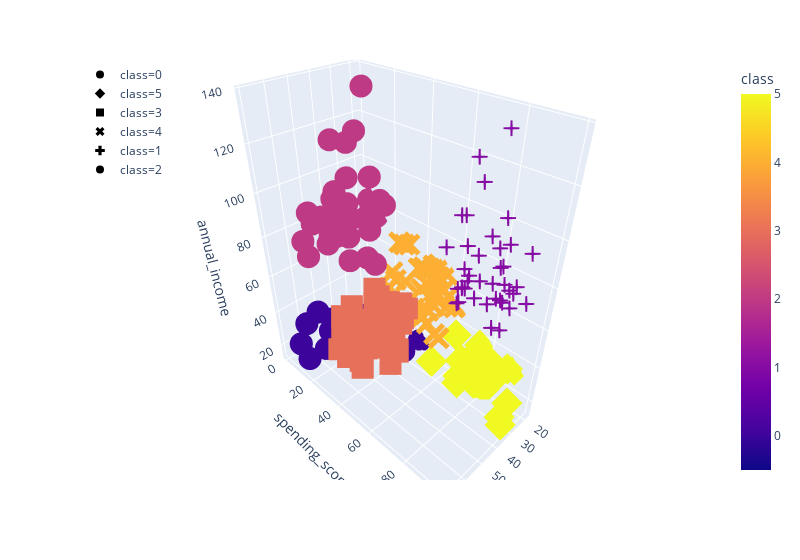

The notebook cell saved with this chart:
### Code cell
# plot a 3d for K = 5
# Plot the 3D-scatter with x="Annual Income", y="Spending Score (1-100)" and z="Age"
fig = px.scatter_3d(
    five_clusters,
    x="age",
    y="spending_score",
    z="annual_income",
    color="class",
    symbol="class",
    width=800,
)
fig.update_layout(legend=dict(x=0, y=1))
fig.show()

### Figure 1 — Plotly figure (JSON) as saved in the notebook; plotly's stock layout.template omitted (floating-point values rounded to 4 significant figures)
{"data": [{"hoverlabel": {"namelength": 0}, "hovertemplate": "class=%{marker.color}<br>age=%{x}<br>spending_score=%{y}<br>annual_income=%{z}", "legendgroup": "class=0", "marker": {"color": [0, 0, 0, 0, 0, 0, 0, 0, 0, 0, 0, 0, 0, 0, 0, 0, 0, 0, 0, 0, 0, 0], "coloraxis": "coloraxis", "symbol": "circle"}, "mode": "markers", "name": "class=0", "scene": "scene", "showlegend": true, "type": "scatter3d", "x": [19, 20, 31, 35, 64, 67, 58, 37, 35, 52, 35, 46, 54, 45, 40, 60, 53, 49, 42, 36, 48, 49], "y": [39, 6, 40, 6, 3, 14, 15, 13, 35, 29, 35, 5, 14, 32, 31, 4, 4, 14, 17, 26, 36, 28], "z": [15, 16, 17, 18, 19, 19, 20, 20, 21, 23, 24, 25, 28, 28, 29, 30, 33, 33, 34, 37, 39, 39]}, {"hoverlabel": {"namelength": 0}, "hovertemplate": "class=%{marker.color}<br>age=%{x}<br>spending_score=%{y}<br>annual_income=%{z}", "legendgroup": "class=5", "marker": {"color": [5, 5, 5, 5, 5, 5, 5, 5, 5, 5, 5, 5, 5, 5, 5, 5, 5, 5, 5, 5, 5, 5], "coloraxis": "coloraxis", "symbol": "diamond"}, "mode": "markers", "name": "class=5", "scene": "scene", "showlegend": true, "type": "scatter3d", "x": [21, 23, 22, 23, 30, 35, 24, 22, 20, 35, 25, 31, 29, 35, 23, 21, 18, 21, 30, 20, 24, 24], "y": [81, 77, 76, 94, 72, 99, 77, 79, 66, 98, 73, 73, 82, 61, 87, 73, 92, 81, 73, 75, 92, 65], "z": [15, 16, 17, 18, 19, 19, 20, 20, 21, 23, 24, 25, 28, 28, 29, 30, 33, 33, 34, 37, 38, 39]}, {"hoverlabel": {"namelength": 0}, "hovertemplate": "class=%{marker.color}<br>age=%{x}<br>spending_score=%{y}<br>annual_income=%{z}", "legendgroup": "class=3", "marker": {"color": [3, 3, 3, 3, 3, 3, 3, 3, 3, 3, 3, 3, 3, 3, 3, 3, 3, 3, 3, 3, 3, 3, 3, 3, 3, 3, 3, 3, 3, 3, 3, 3, 3, 3, 3, 3, 3, 3, 3, 3, 3, 3, 3, 3], "coloraxis": "coloraxis", "symbol": "square"}, "mode": "markers", "name": "class=3", "scene": "scene", "showlegend": true, "type": "scatter3d", "x": [65, 50, 49, 59, 50, 47, 51, 69, 53, 70, 67, 54, 63, 43, 68, 70, 47, 60, 60, 59, 45, 49, 57, 67, 46, 48, 55, 50, 68, 48, 47, 48, 49, 67, 49, 66, 54, 68, 66, 65, 63, 49, 51, 50], "y": [35, 55, 52, 60, 45, 41, 50, 46, 46, 56, 52, 59, 51, 50, 48, 55, 42, 49, 56, 47, 53, 42, 51, 41, 44, 46, 58, 46, 55, 49, 47, 42, 48, 59, 56, 50, 46, 43, 48, 52, 43, 59, 43, 57], "z": [38, 40, 42, 43, 43, 43, 44, 44, 46, 46, 47, 47, 48, 48, 48, 49, 49, 50, 50, 54, 54, 54, 54, 54, 54, 54, 57, 58, 59, 60, 60, 61, 62, 62, 62, 63, 63, 63, 63, 63, 65, 65, 67, 67]}, {"hoverlabel": {"namelength": 0}, "hovertemplate": "class=%{marker.color}<br>age=%{x}<br>spending_score=%{y}<br>annual_income=%{z}", "legendgroup": "class=4", "marker": {"color": [4, 4, 4, 4, 4, 4, 4, 4, 4, 4, 4, 4, 4, 4, 4, 4, 4, 4, 4, 4, 4, 4, 4, 4, 4, 4, 4, 4, 4, 4, 4, 4, 4, 4, 4, 4, 4, 4], "coloraxis": "coloraxis", "symbol": "x"}, "mode": "markers", "name": "class=4", "scene": "scene", "showlegend": true, "type": "scatter3d", "x": [31, 27, 29, 31, 33, 31, 27, 19, 18, 19, 32, 26, 40, 23, 38, 21, 22, 34, 18, 40, 32, 24, 27, 20, 23, 26, 21, 19, 38, 19, 18, 19, 27, 38, 40, 23, 25, 28], "y": [61, 47, 42, 42, 60, 54, 51, 55, 59, 59, 47, 54, 48, 52, 55, 57, 55, 60, 41, 40, 42, 52, 50, 49, 41, 55, 42, 54, 42, 46, 48, 50, 56, 40, 58, 29, 34, 40], "z": [39, 40, 40, 40, 42, 43, 46, 46, 48, 48, 48, 54, 54, 54, 54, 54, 57, 58, 59, 60, 60, 60, 60, 61, 62, 62, 62, 63, 64, 64, 65, 65, 67, 67, 69, 70, 72, 76]}, {"hoverlabel": {"namelength": 0}, "hovertemplate": "class=%{marker.color}<br>age=%{x}<br>spending_score=%{y}<br>annual_income=%{z}", "legendgroup": "class=1", "marker": {"color": [1, 1, 1, 1, 1, 1, 1, 1, 1, 1, 1, 1, 1, 1, 1, 1, 1, 1, 1, 1, 1, 1, 1, 1, 1, 1, 1, 1, 1, 1, 1, 1, 1, 1, 1, 1, 1, 1, 1], "coloraxis": "coloraxis", "symbol": "cross"}, "mode": "markers", "name": "class=1", "scene": "scene", "showlegend": true, "type": "scatter3d", "x": [39, 31, 40, 38, 39, 31, 29, 32, 35, 32, 32, 28, 32, 34, 39, 38, 27, 30, 30, 29, 31, 36, 33, 32, 28, 36, 30, 27, 35, 32, 29, 30, 28, 36, 32, 38, 35, 32, 30], "y": [91, 77, 95, 75, 75, 71, 88, 73, 72, 93, 87, 97, 74, 90, 88, 76, 89, 78, 73, 83, 93, 75, 95, 63, 75, 92, 86, 69, 90, 86, 88, 97, 68, 85, 69, 91, 79, 74, 83], "z": [69, 70, 71, 71, 71, 72, 73, 73, 74, 75, 76, 77, 77, 78, 78, 78, 78, 78, 78, 79, 81, 85, 86, 87, 87, 87, 88, 88, 93, 97, 98, 99, 101, 103, 103, 113, 120, 126, 137]}, {"hoverlabel": {"namelength": 0}, "hovertemplate": "class=%{marker.color}<br>age=%{x}<br>spending_score=%{y}<br>annual_income=%{z}", "legendgroup": "class=2", "marker": {"color": [2, 2, 2, 2, 2, 2, 2, 2, 2, 2, 2, 2, 2, 2, 2, 2, 2, 2, 2, 2, 2, 2, 2, 2, 2, 2, 2, 2, 2, 2, 2, 2, 2, 2, 2], "coloraxis": "coloraxis", "symbol": "circle"}, "mode": "markers", "name": "class=2", "scene": "scene", "showlegend": true, "type": "scatter3d", "x": [43, 59, 47, 20, 44, 19, 57, 25, 48, 34, 43, 44, 47, 37, 34, 56, 19, 50, 42, 36, 40, 36, 52, 58, 59, 37, 46, 41, 54, 41, 34, 33, 47, 45, 32], "y": [35, 11, 9, 5, 7, 10, 5, 12, 36, 22, 17, 20, 16, 1, 1, 35, 5, 26, 20, 27, 13, 10, 13, 15, 14, 32, 15, 39, 24, 17, 23, 8, 16, 28, 18], "z": [71, 71, 71, 73, 73, 74, 75, 77, 77, 78, 78, 78, 78, 78, 78, 79, 81, 85, 86, 87, 87, 87, 88, 88, 93, 97, 98, 99, 101, 103, 103, 113, 120, 126, 137]}], "layout": {"coloraxis": {"colorbar": {"title": {"text": "class"}}, "colorscale": [[0, "#0d0887"], [0.1111, "#46039f"], [0.2222, "#7201a8"], [0.3333, "#9c179e"], [0.4444, "#bd3786"], [0.5556, "#d8576b"], [0.6667, "#ed7953"], [0.7778, "#fb9f3a"], [0.8889, "#fdca26"], [1, "#f0f921"]]}, "legend": {"tracegroupgap": 0, "x": 0, "y": 1}, "margin": {"t": 60}, "scene": {"domain": {"x": [0, 1], "y": [0, 1]}, "xaxis": {"title": {"text": "age"}}, "yaxis": {"title": {"text": "spending_score"}}, "zaxis": {"title": {"text": "annual_income"}}}, "width": 800}}
